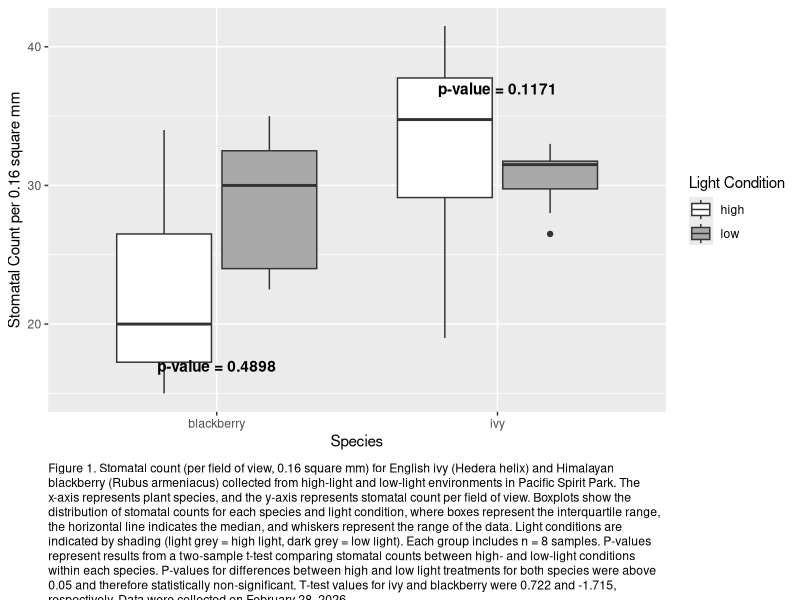
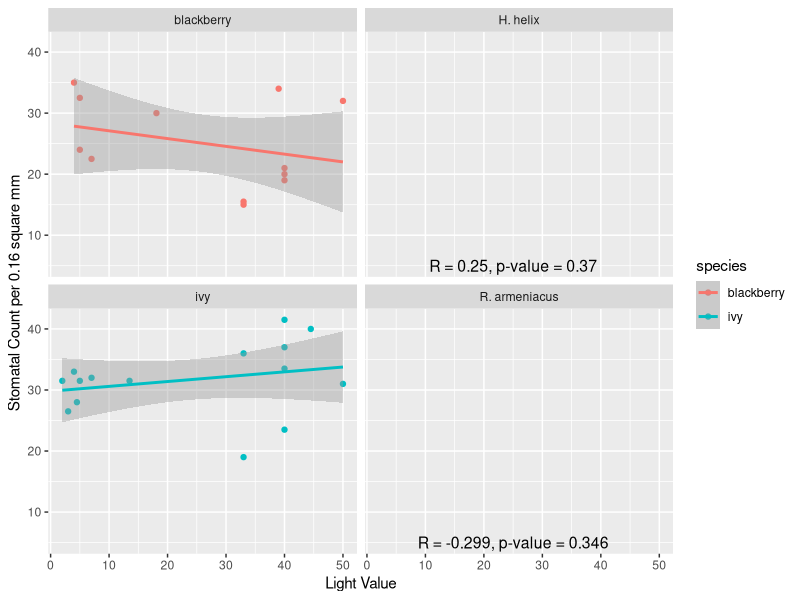
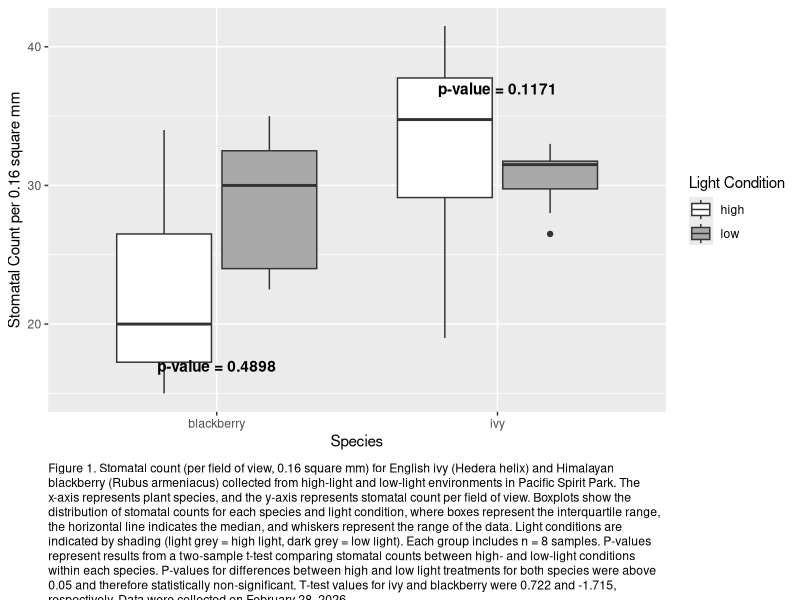
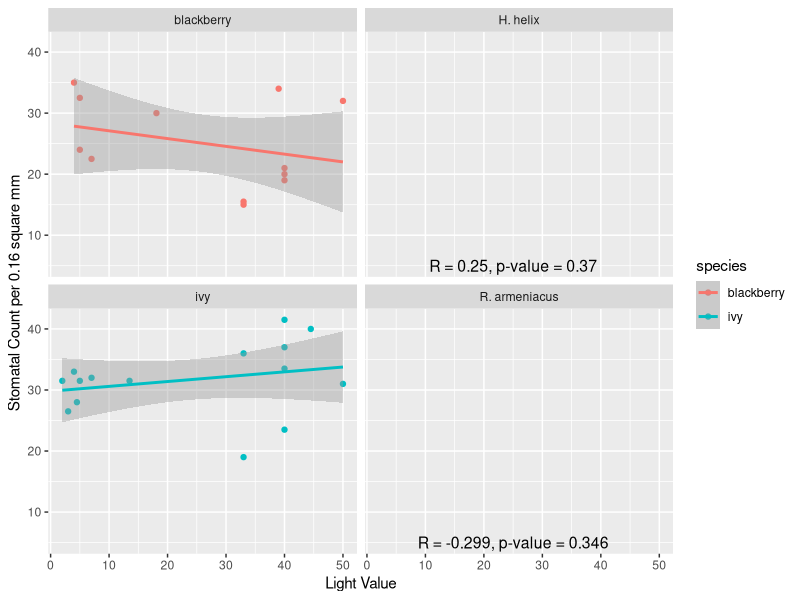

Source code (R) for these figures, in order: (Note: this script raises an error after producing the figures.)
library(tidyverse)
library(dplyr)
library(magrittr)
library(ggplot2)
library(ggsignif)
library(ggtext)

stomataTidy <-read.csv("./data/outputs/stomataTidy.csv")

densityHighLow <- stomataTidy %>%
  ggplot(aes(x=species,y=stomata_avg,fill = light_condition))+
  geom_boxplot()+
  scale_fill_manual(values = c("high" = "white", "low" = "darkgrey"))+
  labs(x = "Species", y="Stomatal Count per 0.16 square mm", fill = "Light Condition", 
       caption = "Figure 1. Stomatal count (per field of view, 0.16 square mm) for English ivy (Hedera helix) and Himalayan blackberry (Rubus armeniacus) collected from high-light and low-light environments in Pacific Spirit Park. The x-axis represents plant species, and the y-axis represents stomatal count per field of view. Boxplots show the distribution of stomatal counts for each species and light condition, where boxes represent the interquartile range, the horizontal line indicates the median, and whiskers represent the range of the data. Light conditions are indicated by shading (light grey = high light, dark grey = low light). Each group includes n = 8 samples. P-values represent results from a two-sample t-test comparing stomatal counts between high- and low-light conditions within each species. P-values for differences between high and low light treatments for both species were above 0.05 and therefore statistically non-significant. T-test values for ivy and blackberry were 0.722 and -1.715, respectively. Data were collected on February 28, 2026.")+
  theme(
    plot.caption = element_textbox_simple(
      width = unit(1, "npc"),  # full plot width
      margin = margin(t = 20)))+
  annotate("text", x = 2, y = 37, label = "p-value = 0.1171", 
           color = "black", fontface = "bold")+
  annotate("text", x = 1, y = 17, label = "p-value = 0.4898", 
           color = "black", fontface = "bold")


densityHighLow


#figure 2.
helix_annotation <- data.frame(
  mpg = 25,   # X-coordinate
  wt = 5,     # Y-coordinate
  species = "H. helix",    # Must specify the facet level
  label = "R = 0.25, p-value = 0.37")

armeniacus_annotation <- data.frame(
  mpg = 25,   # X-coordinate
  wt = 5,     # Y-coordinate
  species = "R. armeniacus",    # Must specify the facet level
  label = "R = -0.299, p-value = 0.346")

densityValues <- stomataTidy %>%
  ggplot(aes(x=light_value, y=stomata_avg, color = species)) + 
  geom_point() + 
  geom_smooth(method = "lm")+
  facet_wrap(~species)+
  geom_text(data=helix_annotation,aes(x=mpg,y=wt,label=label),
            color="black",
            size=4,
            inherit.aes=F)+
  geom_text(data=armeniacus_annotation,aes(x=mpg,y=wt,label=label),
            color="black",
            size=4,
            inherit.aes=F) + 
  labs(x = "Light Value", y="Stomatal Count per 0.16 square mm")
densityValues

ggsave('./figures/densityHighLow.PNG', plot = densityHighLow)
ggsave('./figures/densityValues.PNG',plot = densityValues)
blackberryData <- stomataTidy %>% 
  filter(species =="R. armeniacus")

blackberryStats <- blackberryData%>%
  filter(!is.na(stomata_avg))

ivyData <- stomataTidy %>% 
  filter(species =="H. helix")

ivyStats <- ivyData %>%
  filter(!is.na(stomata_avg))

t.test(as.numeric(stomata_avg) ~ light_condition, data = ivyStats)

t.test(as.numeric(stomata_avg) ~ light_condition, data = blackberryStats)

cor.test(ivyData$light_value,ivyData$stomata_avg)
cor.test(blackberryData$light_value,blackberryData$stomata_avg)


#Figure 3.

cor.test(ivyData$canopy_cover,ivyData$stomata_avg)
cor.test(blackberryData$canopy_cover,blackberryData$stomata_avg)

helix_annotation_canopy <- data.frame(
  mpg = 40,   # X-coordinate
  wt = 5,     # Y-coordinate
  species = "H. helix",    # Must specify the facet level
  label = "R = -0.44, p-value = 0.09")

armeniacus_annotation_canopy <- data.frame(
  mpg = 40,   # X-coordinate
  wt = 5,     # Y-coordinate
  species = "R. armeniacus",    # Must specify the facet level
  label = "R = -0.244, p-value = 0.45")

canopyValues <- stomataTidy %>%
  ggplot(aes(x=canopy_cover, y=stomata_avg, color = species)) + 
  geom_point() + 
  geom_smooth(method = "lm")+
  facet_wrap(~species)+
  geom_text(data=helix_annotation_canopy,aes(x=mpg,y=wt,label=label),
            color="black",
            size=4,
            inherit.aes=F)+
  geom_text(data=armeniacus_annotation_canopy,aes(x=mpg,y=wt,label=label),
            color="black",
            size=4,
            inherit.aes=F) + 
  labs(x = "Canopy Cover (percentage)", y="Stomatal Count per 0.16 square mm")


canopyValues

#Figure 4.
t.test(as.numeric(stomata_avg) ~ leaf_position, data = ivyStats)
t.test(as.numeric(stomata_avg) ~ leaf_position, data = blackberryStats)


helix_annotation_height <- data.frame(
  mpg = 1.5,   # X-coordinate
  wt = 5,     # Y-coordinate
  species = "H. helix",    # Must specify the facet level
  label = "t = -1.73, p-value = 0.155")

armeniacus_annotation_height <- data.frame(
  mpg = 1.5,   # X-coordinate
  wt = 5,     # Y-coordinate
  species = "R. armeniacus",    # Must specify the facet level
  label = "t = 2.76, p-value = 0.06")

heightValues <- stomataTidy %>%
  ggplot(aes(x=leaf_position, y=stomata_avg, fill = leaf_position)) + 
  geom_boxplot() + 
  scale_fill_manual(values = c("low" = "#b37724", "med" = "#FFAA33"))+
  geom_smooth(method = "lm")+
  facet_wrap(~species) + 
  geom_text(data=helix_annotation_height,aes(x=mpg,y=wt,label=label),
            color="black",
            size=4,
            inherit.aes=F)+
  geom_text(data=armeniacus_annotation_height,aes(x=mpg,y=wt,label=label),
            color="black",
            size=4,
            inherit.aes=F) +
  labs(x = "Height", y="Stomatal Count per 0.16 square mm", caption = "Figure 4. Stomatal count (per field of view, 0.16 square mm) for English ivy (Hedera helix) and Himalayan blackberry (Rubus armeniacus) collected from differing heights in Pacific Spirit Park. \nThe x-axis represents the categorical height of plants seperated into their respective species, and the y-axis represents stomatal count per field of view. Light conditions are indicated by shading (dark yellow = low height, orange yellow = medium height). Each group includes n = 8 samples. \nP-values represent results from a two-sample t-test comparing stomatal counts between medium and low plant conditions within each species. P-values for differences between high and low light treatments for both species \nwere above 0.05 and therefore statistically non-significant. T-test values for ivy and blackberry were -1.73 and 2.76, respectively. \nData were collected on February 28, 2026.")
heightValues

ggsave('./figures/canopyValues.PNG', plot = canopyValues)
ggsave('./figures/heightValues.PNG',plot = heightValues)
